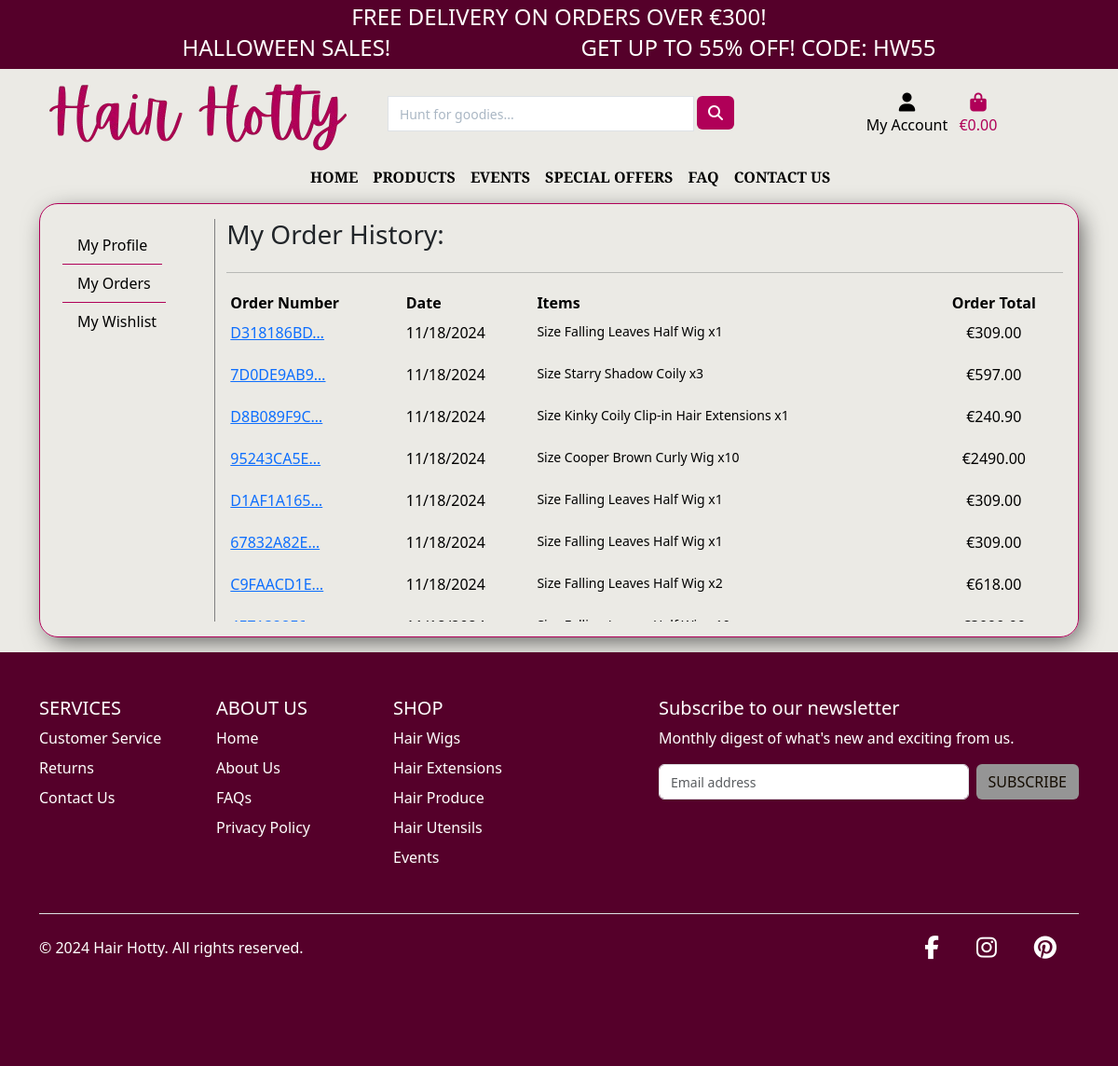
Screenshot of /profile/profile/1/orders/ (signed in) with the database file from the repository.
### checkout/models.py (models this page shows, shortened)
class Order(models.Model):
    order_number = models.CharField(max_length=32, null=False, editable=False)
    user_profile = models.ForeignKey(UserProfile, on_delete=models.SET_NULL,
                                     null=True, blank=True, related_name='orders')
    full_name = models.CharField(max_length=50, null=False, blank=False)
    email = models.EmailField(max_length=254, null=False, blank=False)
    phone_number = models.CharField(max_length=20, null=False, blank=False)
    country = CountryField(blank_label='Country *', null=False, blank=False)
    postcode = models.CharField(max_length=20, null=True, blank=True)
    town_or_city = models.CharField(max_length=40, null=False, blank=False)
    street_address1 = models.CharField(max_length=80, null=False, blank=False)
    street_address2 = models.CharField(max_length=80, null=True, blank=True)
    county = models.CharField(max_length=80, null=True, blank=True)
    date = models.DateTimeField(auto_now_add=True)
    delivery_cost = models.DecimalField(max_digits=6, decimal_places=2, null=False, default=0)
    order_total = models.DecimalField(max_digits=10, decimal_places=2, null=False, default=0)
    grand_total = models.DecimalField(max_digits=10, decimal_places=2, null=False, default=0)
    original_bag = models.TextField(null=False, blank=False, default='')
    stripe_pid = models.CharField(max_length=254, null=False, blank=False, default='')

class OrderLineItem(models.Model):
    order = models.ForeignKey(Order, null=False, blank=False, on_delete=models.CASCADE, related_name='lineitems')
    product = models.ForeignKey(Product, null=False, blank=False, on_delete=models.CASCADE)
    product_size = models.CharField(max_length=2, null=True, blank=True) # XS, S, M, L, XL
    quantity = models.IntegerField(null=False, blank=False, default=0)
    lineitem_total = models.DecimalField(max_digits=6, decimal_places=2, null=False, blank=False, editable=False)

### products/models.py (models this page shows, shortened)
class Product(models.Model):
    category = models.ForeignKey('Category', null=True, blank=True, on_delete=models.SET_NULL)
    id = models.UUIDField(default=uuid.uuid4, unique=True, primary_key=True, editable=False)
    name = models.CharField(max_length=254)
    description = models.TextField()
    has_sizes = models.BooleanField(default=False,null=True, blank=True)
    stock_amount = models.IntegerField(
        default=1, validators=[MinValueValidator(0), MaxValueValidator(1000)])
    in_stock = models.BooleanField(default=True)
    price = models.DecimalField(max_digits=6, decimal_places=2)
    discount = models.IntegerField(null=True, blank=True)
    on_sale = models.BooleanField(default=False)
    sale_price = models.DecimalField(
        max_digits=6, decimal_places=2, null=True, blank=True)
    rating = models.DecimalField(max_digits=6, decimal_places=2, null=True, blank=True)
    image_url = models.URLField(max_length=1024, null=True, blank=True)
    image = models.ImageField(null=True, blank=True)

### profiles/views.py (the view)
# urls.py: path('profile/<int:profile_id>/orders/', views.my_orders, name='my_orders'),
@login_required
def my_orders(request, profile_id):
    profile = get_object_or_404(UserProfile, pk=profile_id)
    orders = profile.orders.all().order_by('-date')
    context = {
        'orders': orders,
        'profile_id': profile.id,
    }
    return render(request, 'profiles/my_orders.html', context)

### profiles/templates/profiles/my_orders.html (shortened to what this page needs)
{% extends 'base.html' %}
{% load static %}
{% load widget_tweaks %}
{% block content %}
<section class="profile mb-3">
    <div class="container">
        <div class="row">
            <div class="col-12">
                <div class="custom-border p-3">
                    <div class="row">
                        {% include 'profiles/components/sidebar.html' %}
                        <div class="col-12 col-lg-10 mt-4 mt-lg-0 d-flex flex-column justify-content-center">
                            <h4 class="text-start fs-3 fw-4"> My Order History:</h4>
                            <hr>
                            {% if orders %}
                            <div class="order-history table-responsive">
                                <table class="table table-sm table-borderless">
                                    <thead>
                                        <tr>
                                            <th>Order Number</th>
                                            <th>Date</th>
                                            <th>Items</th>
                                            <th class="text-center">Order Total</th>
                                        </tr>
                                    </thead>
                                    <tbody>
                                        {% for order in orders %}
                                        <tr>
                                            <td>
                                                <a href="{% url 'order_history' order.order_number %}" title="{{ order.order_number }}">
                                                    {{ order.order_number|truncatechars:10 }}
                                                </a>
                                            </td>
                                            <td>{{ order.date|date:"SHORT_DATE_FORMAT" }}</td>
                                            <td>
                                                <ul class="list-unstyled">
                                                    {% for item in order.lineitems.all %}
                                                        <li class="small">
                                                            {% if item.product.has_sizes %}
                                                                Size {{ item.product.size|upper }}
                                                            {% endif %}{{ item.product.name }} x{{ item.quantity }}
                                                        </li>
                                                    {% endfor %}
                                                </ul>
                                            </td>
                                            <td class="text-center">€{{ order.grand_total }}</td>
                                        </tr>
                                        {% endfor %}
                                    </tbody>
                                </table>
                            </div>
                            {% else %}
                            <div class="d-grid gap-2">
                                <p class="text-center">You have no new orders</p>
                                <a href="{% url 'products' %}" class="btn btn-cordovan d-block mx-auto">Browse Shop</a>
                            </div>
                            {% endif %}
                        </div>
                    </div>
                </div>
            </div>
        </div>
    </div>
</section>
{% endblock content %}

### static/css/style.css (style rules this page uses)
:root { --cordovan: #B00058; --licorice: #55002A; --hot-pink: #FF69B4; --pink:#FF439D; --old-lace: #FDF4E7; --white: #ffff; --dark: #140C00; --background: #ebeae5; --gray: #959595; --dark-gray:#6f6a6a; }
body { min-height: 100vh; display: flex; flex-direction: column; background-color: var(--background); }
.custom-border { border: var(--cordovan) 1px solid; border-radius: 20px; box-shadow: 5px 7px 26px -4px rgba(0, 0, 0, 0.66); -webkit-box-shadow: 5px 7px 26px -4px rgba(0, 0, 0, 0.66); -moz-box-shadow: 5px 7px 26px -4px rgba(0, 0, 0, 0.66); }
.table > :not(caption) > * > * { background-color: transparent; border-bottom-color: var(--dark-gray); }
.order-history { max-height: 529px; overflow-y: auto; }
.order-history { max-height: 358px; overflow-y: auto; }

### rows the page displays
Order: order_number "D318186BD…", date "11/18/2024", grand_total "309.00"
OrderLineItem: product.name "Falling Leaves Half Wig", quantity "1"
Order: order_number "7D0DE9AB9…", date "11/18/2024", grand_total "597.00"
OrderLineItem: product.name "Starry Shadow Coily", quantity "3"
Order: order_number "D8B089F9C…", date "11/18/2024", grand_total "240.90"
OrderLineItem: product.name "Kinky Coily Clip-in Hair Extensions", quantity "1"
Order: order_number "95243CA5E…", date "11/18/2024", grand_total "2490.00"
OrderLineItem: product.name "Cooper Brown Curly Wig", quantity "10"
Order: order_number "D1AF1A165…", date "11/18/2024", grand_total "309.00"
OrderLineItem: product.name "Falling Leaves Half Wig", quantity "1"
Order: order_number "67832A82E…", date "11/18/2024", grand_total "309.00"
OrderLineItem: product.name "Falling Leaves Half Wig", quantity "1"
Order: order_number "C9FAACD1E…", date "11/18/2024", grand_total "618.00"
OrderLineItem: product.name "Falling Leaves Half Wig", quantity "2"

### other values shown
{{ free_delivery_threshold }} "300"
